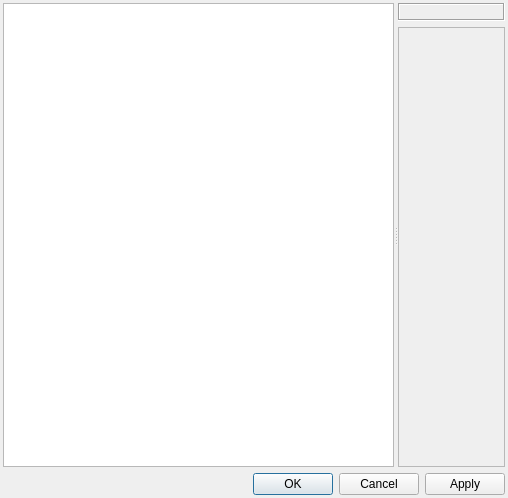
<?xml version="1.0" encoding="UTF-8"?>
<ui version="4.0">
 <class>OptionsDialogClass</class>
 <widget class="QDialog" name="OptionsDialogClass">
  <property name="geometry">
   <rect>
    <x>0</x>
    <y>0</y>
    <width>508</width>
    <height>498</height>
   </rect>
  </property>
  <layout class="QVBoxLayout" name="verticalLayout_2">
   <property name="margin">
    <number>3</number>
   </property>
   <item>
    <widget class="QSplitter" name="sprSplitter">
     <property name="orientation">
      <enum>Qt::Horizontal</enum>
     </property>
     <widget class="QTreeView" name="trvNodes">
      <property name="editTriggers">
       <set>QAbstractItemView::NoEditTriggers</set>
      </property>
      <property name="indentation">
       <number>12</number>
      </property>
      <property name="sortingEnabled">
       <bool>true</bool>
      </property>
      <attribute name="headerVisible">
       <bool>false</bool>
      </attribute>
     </widget>
     <widget class="QWidget" name="wdtRightWidget" native="true">
      <property name="sizePolicy">
       <sizepolicy hsizetype="Expanding" vsizetype="Expanding">
        <horstretch>0</horstretch>
        <verstretch>0</verstretch>
       </sizepolicy>
      </property>
      <layout class="QVBoxLayout" name="verticalLayout">
       <property name="margin">
        <number>0</number>
       </property>
       <item>
        <widget class="QLabel" name="lblInfo">
         <property name="sizePolicy">
          <sizepolicy hsizetype="Expanding" vsizetype="Preferred">
           <horstretch>0</horstretch>
           <verstretch>0</verstretch>
          </sizepolicy>
         </property>
         <property name="frameShape">
          <enum>QFrame::Box</enum>
         </property>
         <property name="frameShadow">
          <enum>QFrame::Sunken</enum>
         </property>
        </widget>
       </item>
       <item>
        <widget class="QScrollArea" name="scaScroll">
         <property name="widgetResizable">
          <bool>true</bool>
         </property>
         <widget class="QWidget" name="scrollAreaWidgetContents">
          <property name="geometry">
           <rect>
            <x>0</x>
            <y>0</y>
            <width>92</width>
            <height>434</height>
           </rect>
          </property>
         </widget>
        </widget>
       </item>
      </layout>
     </widget>
    </widget>
   </item>
   <item>
    <widget class="QDialogButtonBox" name="dbbButtons">
     <property name="standardButtons">
      <set>QDialogButtonBox::Apply|QDialogButtonBox::Cancel|QDialogButtonBox::Ok</set>
     </property>
    </widget>
   </item>
  </layout>
 </widget>
 <layoutdefault spacing="6" margin="11"/>
 <resources/>
 <connections/>
</ui>
